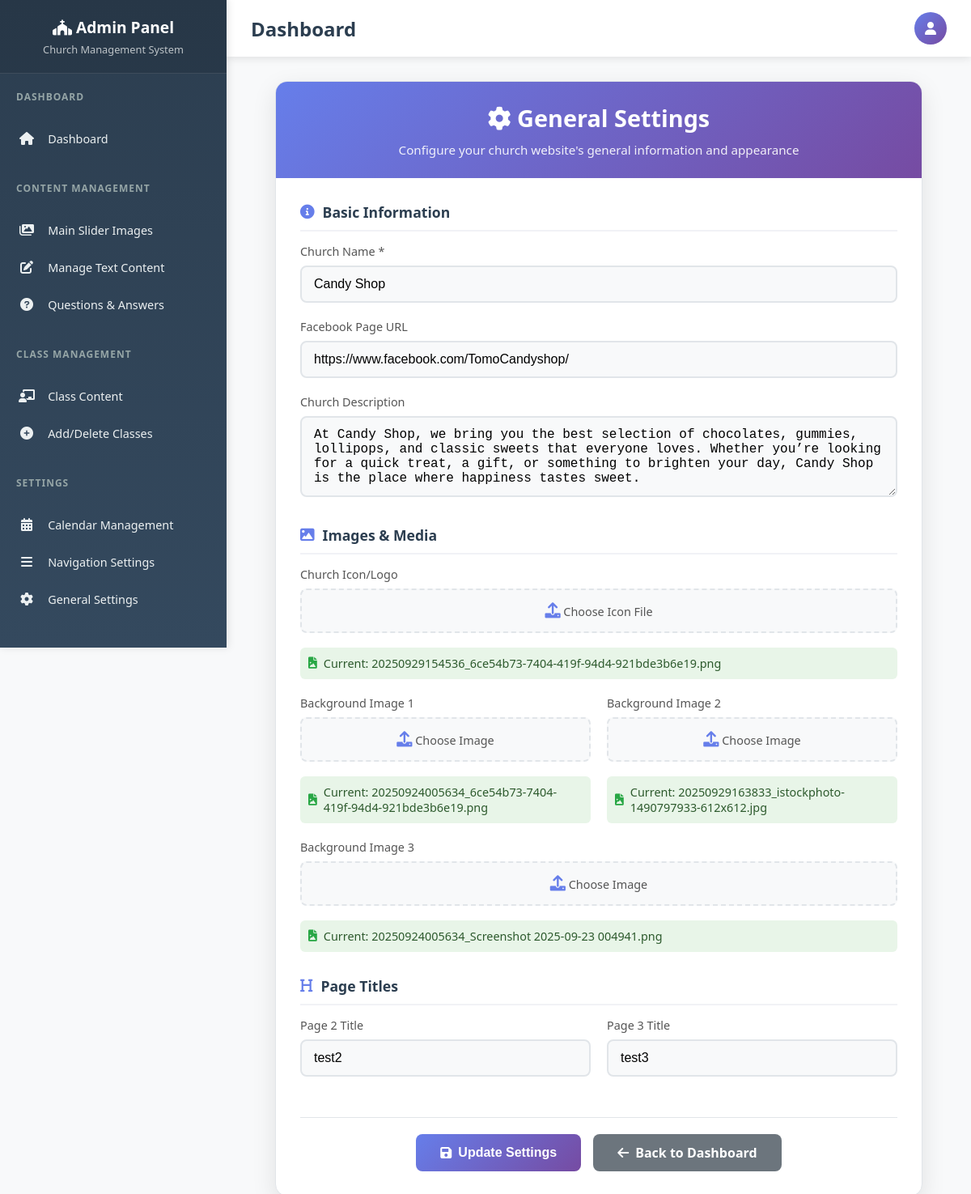
/manger/SetGeneral.php (signed in), run on the app's committed database.
### tables this page shows
CREATE TABLE `general_elements` (
  `id` int(11) NOT NULL,
  `ClientID` int(11) NOT NULL,
  `client_name` varchar(255) NOT NULL,
  `phone` varchar(12) NOT NULL,
  `facebook` varchar(255) DEFAULT NULL,
  `icon` varchar(3000) NOT NULL,
  `background_img1` varchar(255) DEFAULT NULL,
  `background_img2` varchar(255) DEFAULT NULL,
  `background_img3` varchar(255) DEFAULT NULL,
  `description` text DEFAULT NULL,
  `title_page2` varchar(255) DEFAULT NULL,
  `title_page3` varchar(255) DEFAULT NULL
);

### GetClient.php (called while the page is built, shortened)
<?php
require('connect.php');
$domain = $_SERVER['HTTP_HOST'];
$sql = "SELECT * FROM `clients` WHERE domin = ? LIMIT 1";
$stmt = $conn->prepare($sql);
$stmt->bind_param("s", $domain);
$stmt->execute();
$result = $stmt->get_result();
if ($row = $result->fetch_assoc()) {
    $clientID = $conn->real_escape_string($row['id']);
} else {
    echo "No client found for the domain: " . htmlspecialchars($domain);
    exit();
}
?>

### manger/SetGeneral.php (the view, shortened to what this page needs)
<?php
include '../GetClient.php';
$client_name = $facebook = $icon = $background_img1 = $background_img2 = $background_img3 = $description = $title_page2 = $title_page3 = "";
$sql = "SELECT * FROM general_elements WHERE ClientID = $clientID";
$result = $conn->query($sql);
if ($result->num_rows > 0) {
    $row = $result->fetch_assoc();
    $client_name = $row['client_name'];
    $facebook = $row['facebook'];
    $icon = $row['icon'];
    $background_img1 = $row['background_img1'];
    $background_img2 = $row['background_img2'];
    $background_img3 = $row['background_img3'];
    $description = $row['description'];
    $title_page2 = $row['title_page2'];
    $title_page3 = $row['title_page3'];
}
?>
<!DOCTYPE html>
<html lang="en">
<head>
    <link href="https://cdnjs.cloudflare.com/ajax/libs/font-awesome/6.0.0/css/all.min.css" rel="stylesheet">
</head>
<body>
    <?php include('../manger/nav.php'); ?>
    <div class="form-container">
        <div class="form-card">
            <div class="form-header">
                <h1><i class="fas fa-cog"></i> General Settings</h1>
                <p>Configure your church website's general information and appearance</p>
            </div>
            <div class="form-body">
                <form action="" method="POST" enctype="multipart/form-data">
                    <div class="form-section">
                        <h3 class="section-title">
                            <i class="fas fa-info-circle"></i>
                            Basic Information
                        </h3>
                        <div class="form-group">
                            <label for="client_name">Church Name *</label>
                            <input type="text" name="client_name" value="<?php echo htmlspecialchars($client_name); ?>" required placeholder="Enter your church name">
                        </div>
                        <div class="form-group">
                            <label for="facebook">Facebook Page URL</label>
                            <input type="text" name="facebook" value="<?php echo htmlspecialchars($facebook); ?>" placeholder="https://facebook.com/yourchurch">
                        </div>
                        <div class="form-group">
                            <label for="description">Church Description</label>
                            <textarea name="description" placeholder="Tell visitors about your church..."><?php echo htmlspecialchars($description); ?></textarea>
                        </div>
                    </div>
                    <div class="form-section">
                        <h3 class="section-title">
                            <i class="fas fa-image"></i>
                            Images & Media
                        </h3>
                        <div class="form-group">
                            <label>Church Icon/Logo</label>
                            <div class="file-upload-group">
                                <div class="file-upload">
                                    <label for="icon" class="file-upload-label">
                                        <i class="fas fa-upload"></i>
                                        <span>Choose Icon File</span>
                                    </label>
                                </div>
                                <?php if ($icon): ?>
                                    <div class="current-file">
                                        <i class="fas fa-file-image"></i>
                                        Current: <?php echo htmlspecialchars($icon); ?>
                                    </div>
                                <?php endif; ?>
                            </div>
                        </div>
                        <div class="form-row">
                            <div class="form-group">
                                <label>Background Image 1</label>
                                <div class="file-upload-group">
                                    <div class="file-upload">
                                        <label for="background_img1" class="file-upload-label">
                                            <i class="fas fa-upload"></i>
                                            <span>Choose Image</span>
                                        </label>
                                    </div>
                                    <?php if ($background_img1): ?>
                                        <div class="current-file">
                                            <i class="fas fa-file-image"></i>
                                            Current: <?php echo htmlspecialchars($background_img1); ?>
                                        </div>
                                    <?php endif; ?>
                                </div>
                            </div>
                            <div class="form-group">
                                <label>Background Image 2</label>
                                <div class="file-upload-group">
                                    <div class="file-upload">
                                        <label for="background_img2" class="file-upload-label">
                                            <i class="fas fa-upload"></i>
                                            <span>Choose Image</span>
                                        </label>
                                    </div>
                                    <?php if ($background_img2): ?>
                                        <div class="current-file">
                                            <i class="fas fa-file-image"></i>
                                            Current: <?php echo htmlspecialchars($background_img2); ?>
                                        </div>
                                    <?php endif; ?>
                                </div>
                            </div>
                        </div>
                        <div class="form-group">
                            <label>Background Image 3</label>
                            <div class="file-upload-group">
                                <div class="file-upload">
                                    <label for="background_img3" class="file-upload-label">
                                        <i class="fas fa-upload"></i>
                                        <span>Choose Image</span>
                                    </label>
                                </div>
                                <?php if ($background_img3): ?>
                                    <div class="current-file">
                                        <i class="fas fa-file-image"></i>
                                        Current: <?php echo htmlspecialchars($background_img3); ?>
                                    </div>
                                <?php endif; ?>
                            </div>
                        </div>
                    </div>
                    <div class="form-section">
                        <h3 class="section-title">
                            <i class="fas fa-heading"></i>
                            Page Titles
                        </h3>
                        <div class="form-row">
                            <div class="form-group">
                                <label for="title_page2">Page 2 Title</label>
                                <input type="text" name="title_page2" value="<?php echo htmlspecialchars($title_page2); ?>" placeholder="Enter page 2 title">
                            </div>
                            <div class="form-group">
                                <label for="title_page3">Page 3 Title</label>
                                <input type="text" name="title_page3" value="<?php echo htmlspecialchars($title_page3); ?>" placeholder="Enter page 3 title">
                            </div>
                        </div>
                    </div>
                    <div class="form-actions">
                        <button type="submit" class="btn btn-primary">
                            <i class="fas fa-save"></i>
                            <?php echo $result->num_rows > 0 ? 'Update Settings' : 'Save Settings'; ?>
                        </button>
                        <a href="index.php" class="btn btn-secondary">
                            <i class="fas fa-arrow-left"></i>
                            Back to Dashboard
                        </a>
                    </div>
                </form>
            </div>
        </div>
    </div>
</body>
</html>

### manger/SetGeneral.php (style rules this page uses)
.form-container { max-width: 800px; margin: 0 auto; }
.form-card { background: #fff; border-radius: 15px; box-shadow: 0 10px 30px rgba(0, 0, 0, 0.1); overflow: hidden; border: 1px solid #e1e5e9; }
.form-header { background: linear-gradient(135deg, #667eea 0%, #764ba2 100%); color: #fff; padding: 25px 30px; text-align: center; }
.form-header h1 { margin: 0; font-size: 1.8rem; font-weight: 600; }
.form-header p { margin: 10px 0 0; opacity: 0.9; font-size: 0.95rem; }
.form-body { padding: 30px; }
.form-section { margin-bottom: 30px; }
.section-title { font-size: 1.1rem; font-weight: 600; color: #2c3e50; margin-bottom: 15px; display: flex; align-items: center; gap: 10px; padding-bottom: 10px; border-bottom: 2px solid #f1f2f6; }
.section-title i { color: #667eea; }
.form-group { margin-bottom: 20px; }
.form-group label { display: block; margin-bottom: 8px; font-weight: 500; color: #555; font-size: 0.9rem; }
.form-group input[type="text"], .form-group textarea { width: 100%; padding: 12px 15px; border: 2px solid #e1e5e9; border-radius: 8px; font-size: 1rem; transition: all 0.3s ease; background: #f8f9fa; }
.form-group textarea { min-height: 100px; resize: vertical; }
.file-upload-group { position: relative; }
.file-upload { position: relative; display: inline-block; width: 100%; }
.file-upload-label { display: flex; align-items: center; gap: 10px; padding: 15px; border: 2px dashed #e1e5e9; border-radius: 8px; background: #f8f9fa; cursor: pointer; transition: all 0.3s ease; text-align: center; justify-content: center; }
.file-upload-label i { font-size: 1.2rem; color: #667eea; }
.current-file { margin-top: 10px; padding: 10px; background: #e8f5e8; border-radius: 6px; font-size: 0.9rem; color: #2d5a2d; display: flex; align-items: center; gap: 8px; }
.current-file i { color: #28a745; }
.form-actions { display: flex; gap: 15px; justify-content: center; margin-top: 30px; padding-top: 20px; border-top: 1px solid #e1e5e9; }
.btn { padding: 12px 30px; border: none; border-radius: 8px; font-size: 1rem; font-weight: 600; cursor: pointer; transition: all 0.3s ease; text-decoration: none; display: inline-flex; align-items: center; gap: 8px; }
.btn-primary { background: linear-gradient(135deg, #667eea 0%, #764ba2 100%); color: #fff; }
.btn-secondary { background: #6c757d; color: #fff; }
.form-row { display: grid; grid-template-columns: 1fr 1fr; gap: 20px; }

### manger/nav.php (style rules this page uses)
* { margin: 0; padding: 0; box-sizing: border-box; }
body { font-family: 'Segoe UI', Tahoma, Geneva, Verdana, sans-serif; background: #f8f9fa; margin: 0; padding: 0; }

### data on the page
general_elements: client_name "Candy Shop", facebook "https://www.facebook.com/TomoCandyshop/", description "At Candy Shop, we bring you the best selection of chocolates, gummies, lollipops, and classic sweets that everyone loves. Whether you’re looking for a quick treat, a gift, or something to brighten your day, Candy Shop is the place where happiness tastes sweet.", icon "20250929154536_6ce54b73-7404-419f-94d4-921bde3b6e19.png", background_img1 "20250924005634_6ce54b73-7404-419f-94d4-921bde3b6e19.png", background_img2 "20250929163833_istockphoto-1490797933-612x612.jpg", background_img3 "20250924005634_Screenshot 2025-09-23 004941.png", title_page2 "test2", title_page3 "test3"
